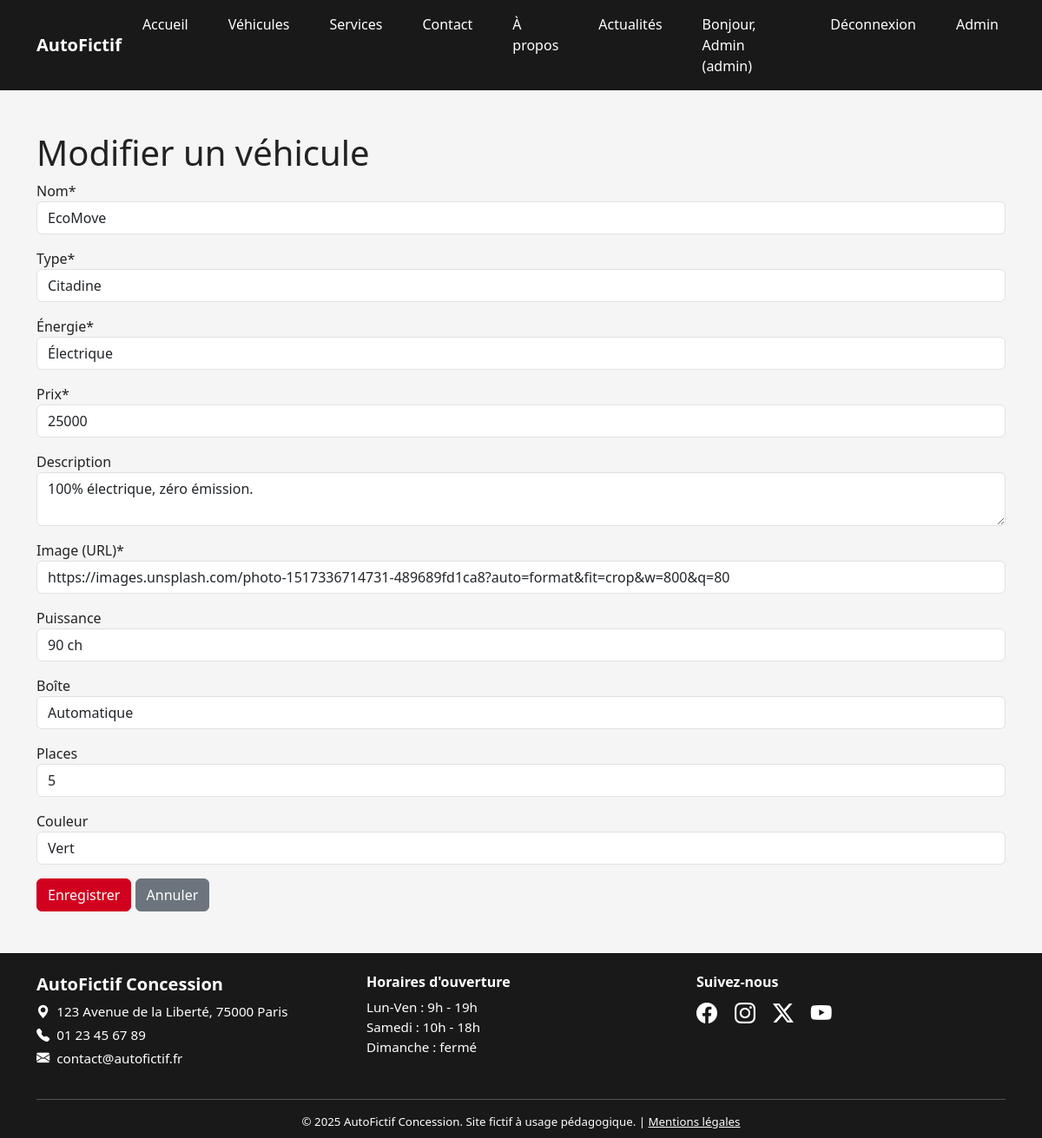
The page /public/?action=admin_edit_vehicule&id=4 (signed in) on the database its author committed.
### tables this page shows
CREATE TABLE vehicules (
    id INT AUTO_INCREMENT PRIMARY KEY,
    nom VARCHAR(100) NOT NULL,
    type VARCHAR(50) NOT NULL,
    energie VARCHAR(30) NOT NULL,
    prix INT NOT NULL,
    description TEXT,
    image VARCHAR(255),
    puissance VARCHAR(50),
    boite VARCHAR(50),
    places INT,
    couleur VARCHAR(50),
    created_at TIMESTAMP DEFAULT CURRENT_TIMESTAMP
);

### app/controllers/AdminController.php (called while the page is built, shortened)
<?php
require_once '../app/models/Vehicule.php';
class AdminController {
    public function editVehicule($id) {
        $vehicule = Vehicule::getById($id);
        require '../app/views/admin/vehicule_form.php';
    }
}

### app/models/Vehicule.php (called while the page is built, shortened)
<?php
class Vehicule
{
    public static function getById($id)
    {
        try {
            $pdo = new PDO('mysql:host='.DB_HOST.';dbname=concessionnaire;charset=utf8', DB_USER, DB_PASS);
            $pdo->setAttribute(PDO::ATTR_ERRMODE, PDO::ERRMODE_EXCEPTION);
            $stmt = $pdo->prepare('SELECT * FROM vehicules WHERE id = ?');
            $stmt->execute([$id]);
            return $stmt->fetch(PDO::FETCH_ASSOC);
        } catch (Exception $e) {
            die('Erreur : ' . $e->getMessage());
        }
    }
}

### app/views/admin/vehicule_form.php (the view, shortened to what this page needs)
<!DOCTYPE html>
<html lang="fr">
<?php $pageTitle = isset($vehicule) ? "Modifier véhicule" : "Ajouter véhicule"; include '../app/views/head.php'; ?>
<body>
<?php include '../app/views/navbar.php'; ?>
<div class="container my-5">
    <h1><?= isset($vehicule) ? "Modifier" : "Ajouter" ?> un véhicule</h1>
    <form method="post">
        <div class="mb-3"><label>Nom*</label><input type="text" name="nom" class="form-control" value="<?= $vehicule['nom'] ?? '' ?>" required></div>
        <div class="mb-3"><label>Type*</label><input type="text" name="type" class="form-control" value="<?= $vehicule['type'] ?? '' ?>" required></div>
        <div class="mb-3"><label>Énergie*</label><input type="text" name="energie" class="form-control" value="<?= $vehicule['energie'] ?? '' ?>" required></div>
        <div class="mb-3"><label>Prix*</label><input type="number" name="prix" class="form-control" value="<?= $vehicule['prix'] ?? '' ?>" required></div>
        <div class="mb-3"><label>Description</label><textarea name="description" class="form-control"><?= $vehicule['description'] ?? '' ?></textarea></div>
        <div class="mb-3"><label>Image (URL)*</label><input type="text" name="image" class="form-control" value="<?= $vehicule['image'] ?? '' ?>" required></div>
        <div class="mb-3"><label>Puissance</label><input type="text" name="puissance" class="form-control" value="<?= $vehicule['puissance'] ?? '' ?>"></div>
        <div class="mb-3"><label>Boîte</label><input type="text" name="boite" class="form-control" value="<?= $vehicule['boite'] ?? '' ?>"></div>
        <div class="mb-3"><label>Places</label><input type="number" name="places" class="form-control" value="<?= $vehicule['places'] ?? '' ?>"></div>
        <div class="mb-3"><label>Couleur</label><input type="text" name="couleur" class="form-control" value="<?= $vehicule['couleur'] ?? '' ?>"></div>
        <button type="submit" class="btn btn-danger"><?= isset($vehicule) ? "Enregistrer" : "Ajouter" ?></button>
        <a href="/Concessionnaire/public/?action=admin_vehicules" class="btn btn-secondary">Annuler</a>
    </form>
</div>
<?php include '../app/views/footer.php'; ?>
</body>
</html>

### public/css/style.css (style rules this page uses)
body { margin: 0; font-family: 'Segoe UI', Arial, sans-serif; background: #f5f5f5; color: #222; }

### app/views/head.php (style rules this page uses)
body { background: #f5f5f5; color: #222; }
.btn-danger, .bg-danger { background-color: #d1001f !important; border-color: #d1001f !important; }

### rows shown on the page
vehicules: nom "EcoMove", type "Citadine", energie "Électrique", prix "25000", description "100% électrique, zéro émission.", image "https://images.unsplash.com/photo-1517336714731-489689fd1ca8?auto=format&fit=crop&w=800&q=80", puissance "90 ch", boite "Automatique", places "5", couleur "Vert"

### other values the page prints
$_SESSION['user']['name'] "Admin"
$_SESSION['user']['role'] "admin"
